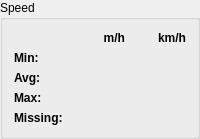
            <widget class="QGroupBox" name="groupBox">
             <property name="font">
              <font>
               <bold>false</bold>
              </font>
             </property>
             <property name="title">
              <string>Speed</string>
             </property>
             <layout class="QGridLayout" name="gridLayout_4">
              <property name="horizontalSpacing">
               <number>15</number>
              </property>
              <item row="2" column="2">
               <widget class="QLabel" name="labelSpeedAvgKMPH">
                <property name="text">
                 <string/>
                </property>
                <property name="alignment">
                 <set>Qt::AlignRight|Qt::AlignTrailing|Qt::AlignVCenter</set>
                </property>
               </widget>
              </item>
              <item row="1" column="2">
               <widget class="QLabel" name="labelSpeedMinKMPH">
                <property name="text">
                 <string/>
                </property>
                <property name="alignment">
                 <set>Qt::AlignRight|Qt::AlignTrailing|Qt::AlignVCenter</set>
                </property>
               </widget>
              </item>
              <item row="0" column="1">
               <widget class="QLabel" name="label_20">
                <property name="font">
                 <font>
                  <bold>true</bold>
                 </font>
                </property>
                <property name="text">
                 <string>m/h</string>
                </property>
                <property name="alignment">
                 <set>Qt::AlignRight|Qt::AlignTrailing|Qt::AlignVCenter</set>
                </property>
               </widget>
              </item>
              <item row="3" column="0">
               <widget class="QLabel" name="label_3">
                <property name="font">
                 <font>
                  <bold>true</bold>
                 </font>
                </property>
                <property name="text">
                 <string>Max:</string>
                </property>
               </widget>
              </item>
              <item row="3" column="2">
               <widget class="QLabel" name="labelSpeedMaxKMPH">
                <property name="text">
                 <string/>
                </property>
                <property name="alignment">
                 <set>Qt::AlignRight|Qt::AlignTrailing|Qt::AlignVCenter</set>
                </property>
               </widget>
              </item>
              <item row="2" column="1">
               <widget class="QLabel" name="labelSpeedAvgMPH">
                <property name="text">
                 <string/>
                </property>
                <property name="alignment">
                 <set>Qt::AlignRight|Qt::AlignTrailing|Qt::AlignVCenter</set>
                </property>
               </widget>
              </item>
              <item row="1" column="0">
               <widget class="QLabel" name="label_2">
                <property name="font">
                 <font>
                  <bold>true</bold>
                 </font>
                </property>
                <property name="text">
                 <string>Min:</string>
                </property>
               </widget>
              </item>
              <item row="3" column="1">
               <widget class="QLabel" name="labelSpeedMaxMPH">
                <property name="text">
                 <string/>
                </property>
                <property name="alignment">
                 <set>Qt::AlignRight|Qt::AlignTrailing|Qt::AlignVCenter</set>
                </property>
               </widget>
              </item>
              <item row="1" column="1">
               <widget class="QLabel" name="labelSpeedMinMPH">
                <property name="text">
                 <string/>
                </property>
                <property name="alignment">
                 <set>Qt::AlignRight|Qt::AlignTrailing|Qt::AlignVCenter</set>
                </property>
               </widget>
              </item>
              <item row="2" column="0">
               <widget class="QLabel" name="label_4">
                <property name="font">
                 <font>
                  <bold>true</bold>
                 </font>
                </property>
                <property name="text">
                 <string>Avg:</string>
                </property>
               </widget>
              </item>
              <item row="0" column="2">
               <widget class="QLabel" name="label_21">
                <property name="font">
                 <font>
                  <bold>true</bold>
                 </font>
                </property>
                <property name="text">
                 <string>km/h</string>
                </property>
                <property name="alignment">
                 <set>Qt::AlignRight|Qt::AlignTrailing|Qt::AlignVCenter</set>
                </property>
               </widget>
              </item>
              <item row="4" column="0">
               <widget class="QLabel" name="label_31">
                <property name="font">
                 <font>
                  <bold>true</bold>
                 </font>
                </property>
                <property name="text">
                 <string>Missing:</string>
                </property>
               </widget>
              </item>
              <item row="4" column="1" colspan="2">
               <widget class="QLabel" name="labelSpeedMissing">
                <property name="text">
                 <string/>
                </property>
                <property name="alignment">
                 <set>Qt::AlignRight|Qt::AlignTrailing|Qt::AlignVCenter</set>
                </property>
               </widget>
              </item>
             </layout>
            </widget>
